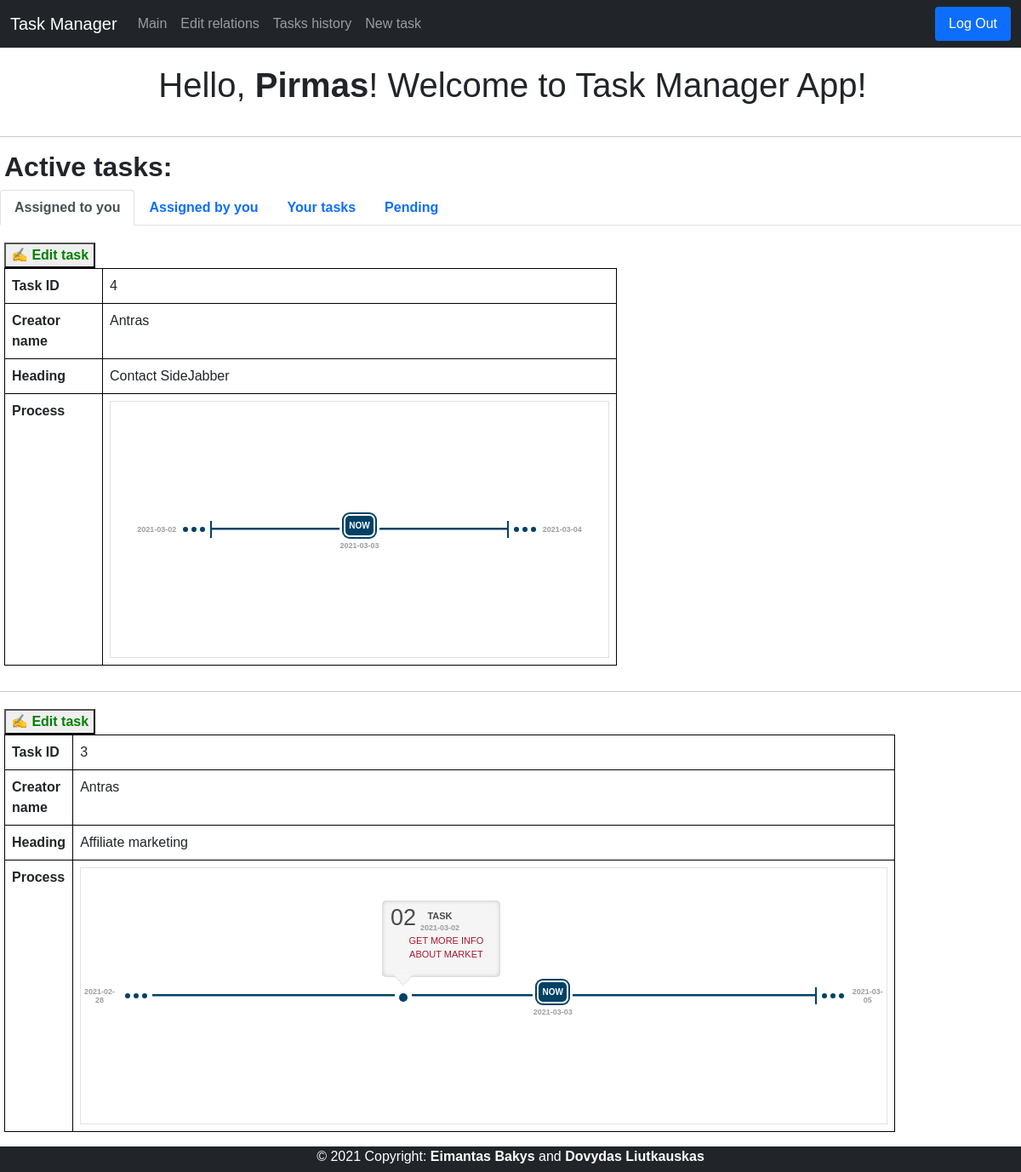
The page / (signed in) on the database its author committed.
### tables this page shows
CREATE TABLE users(user_id INTEGER PRIMARY KEY, name TEXT NOT NULL UNIQUE, hash TEXT NOT NULL, position TEXT, company TEXT, administrator INTEGER);

CREATE TABLE tasks(id INTEGER PRIMARY KEY, creator_id INTEGER, executor_id INTEGER, heading TEXT, description TEXT, creation_date TIMESTAMP, deadline_date TIMESTAMP, status INTEGER, pending INTEGER);

CREATE TABLE task_stages(id INTEGER PRIMARY KEY, task_id INTEGER, heading TEXT, description TEXT, date TIMESTAMP);

### application.py (the view, shortened to what this page needs)
@app.route("/", methods=["GET", "POST"])
def index():
    if request.method == "GET":
        if session.get("user_id") is None:
            return redirect("/login")
        else:
            connection = sqlite3.connect('data.db')
            db = connection.cursor()
            db.execute("SELECT * FROM tasks WHERE creator_id = ? ORDER BY deadline_date",
                       (session["user_id"],))
            creator = db.fetchall()
            db.execute(
                "SELECT SUM(pending) FROM tasks WHERE creator_id = ?", (session["user_id"],))
            creatorSum = db.fetchone()
            db.execute(
                "SELECT SUM(pending) FROM tasks WHERE executor_id = ?", (session["user_id"],))
            executorSum = db.fetchone()
            db.execute("SELECT * FROM tasks WHERE executor_id = ? ORDER BY deadline_date",
                       (session["user_id"],))
            executor = db.fetchall()
            db.execute("SELECT name FROM users WHERE user_id = ?",
                       (session["user_id"],))
            nameList = db.fetchone()
            name = nameList[0]
            db.execute("SELECT * FROM users")
            users = db.fetchall()
            db.execute("SELECT id, creator_id, executor_id, heading, description, creation_date, deadline_date, status, julianday(deadline_date) - julianday(creation_date) FROM tasks WHERE creator_id = ? OR executor_id = ? ORDER BY creation_date DESC",
                       (session["user_id"], session["user_id"]))
            rows = db.fetchall()
            db.execute("SELECT * FROM users")
            users = db.fetchall()
            db.execute("SELECT * FROM task_stages")
            task_stages = db.fetchall()
            now = date.today()
            db.execute(
                "SELECT julianday(?) - julianday(creation_date), id FROM tasks WHERE creator_id = ? OR executor_id = ? ORDER BY creation_date DESC",
                (now, session["user_id"], session["user_id"]))
            today = db.fetchall()
            db.execute(
                "SELECT julianday(task_stages.date) - julianday(tasks.creation_date), task_stages.id, task_stages.task_id, task_stages.heading, task_stages.description, task_stages.date  FROM tasks INNER JOIN task_stages ON tasks.id = task_stages.task_id")
            durations_and_stages = db.fetchall()
            return render_template("index.html", creator=creator, executor=executor, name=name, creatorSum=creatorSum, executorSum=executorSum, users=users, rows=rows, today=today, task_stages=task_stages, durations_and_stages=durations_and_stages, now=now)

### templates/index.html (shortened to what this page needs)
{% extends "layout.html" %}
{% block main %}
<head>
</head>
<h1 class="pageTitle">Hello, <b>{{ name }}</b>! Welcome to Task Manager App!</h1>
<hr>
<h2 style="margin-left: 5px;"><b>Active tasks:</b></h2>
<nav>
    <div class="nav nav-tabs" id="nav-tab" role="tablist">
        <button class="nav-link active" id="nav-executor-tab" data-bs-toggle="tab" data-bs-target="#nav-executor"
            type="button" role="tab" aria-controls="nav-executor" aria-selected="true"><b>Assigned to you</b></button>
        <button class="nav-link" id="nav-creator-tab" data-bs-toggle="tab" data-bs-target="#nav-creator" type="button"
            role="tab" aria-controls="nav-creator" aria-selected="false"><b>Assigned by you</b></button>
        <button class="nav-link" id="nav-yourTasks-tab" data-bs-toggle="tab" data-bs-target="#nav-yourTasks"
            type="button" role="tab" aria-controls="nav-yourTasks" aria-selected="false"><b>Your tasks</b></button>
        <button class="nav-link" id="nav-pending-tab" data-bs-toggle="tab" data-bs-target="#nav-pending" type="button"
            role="tab" aria-controls="nav-pending" aria-selected="false"><b>Pending</b></button>
    </div>
</nav>
<div class="tab-content" id="nav-tabContent">
    <div class="tab-pane fade show active" id="nav-executor" role="tabpanel" aria-labelledby="nav-executor-tab">
        {% for row in executor %}
        {% if row[1] != row[2] and row[7] == 0 and row[8] == 0 %}
        <div class="container-2" style="margin-top: 20px;">
            <form action="/" method="POST">
                <button type="submit" name="task_id" value="{{ row[0] }}" class="edit">&#9997; Edit task</button>
                <table class="table">
                    <tr class="borderr">
                        <th scope="col" class="borderName">Task ID</th>
                        <td class="borderr">{{ row[0] }} </td>
                    </tr>
                    <tr class="borderr">
                        <th scope="col" class="borderName">Creator name</th>
                        <td class="borderr">
                            {% for user in users %}
                            {% if user[0] == row[1] %}
                            {{ user[1] }}
                            {% endif %}
                            {% endfor %}
                        </td>
                    </tr>
                    <tr class="borderr">
                        <th scope="col" class="borderName" tyle="white-space: pre-wrap;">Heading</th>
                        <td class="borderr">{{ row[3] }}</td>
                    </tr>
                    {% include 'process.html' %}
                </table>
                <hr>
            </form>
        </div>
        {% endif %}
        {% endfor %}
    </div>
</div>
{% endblock %}

### templates/process.html
<tr class="borderr">
    <th scope="col" class="borderName">Process</th>
    <td class="borderr">
        <center>
            <div class="container-2 pre-line">
                {% for tasks_row in rows %}
                {% if row[0] == tasks_row[0] %}
                {% set duration_days = tasks_row[8] | int %}
                <div class="border">
                    <div class="Timeline">
                        <div class="MonthYear">{{tasks_row[5]}}</div>
                        <svg height="20" width="42">
                            <circle cx="11" cy="10" r="3" fill="#004165" />
                            <circle cx="21" cy="10" r="3" fill="#004165" />
                            <circle cx="31" cy="10" r="3" fill="#004165" />
                            <line x1="41" y1="0" x2="41" y2="20" style="stroke:#004165;stroke-width:2" />
                        </svg>
                        {% for i in range(duration_days) %}
                        {% for t in today %}
                        {% if t[1] == tasks_row[0] %}
                        {% set td = t[0] | int %}
                        {% if td == i%}
                        <div class="event1">
                            <div class="now">
                                NOW
                            </div>
                            <div class="MonthYear">{{now}}</div>
                        </div>
                        {% endif %}
                        {% endif %}
                        {% endfor %}
                        {% for stage in durations_and_stages %}
                        {% if stage[2] == tasks_row[0] %}
                        {% if i == stage[0] %}
                        {% set date = stage[5] %}
                        <div class="event1">
                            <div class="event1Bubble">
                                <div class="eventTime">
                                    <div class="DayDigit">{{ date[-2:]}}</div>
                                    <div class="Day">
                                        TASK
                                        <div class="MonthYear">{{ stage[5] }}</div>
                                    </div>
                                </div>
                                <div class="eventTitle">{{ stage[3] }}</div>
                            </div>
                            <svg height="20" width="20">
                                <circle cx="10" cy="11" r="5" fill="#004165" />
                            </svg>
                        </div>
                        {% endif %}
                        {% endif %}
                        {% endfor %}
                        <svg height="5" width="150">
                            <line x1="0" y1="0" x2="300" y2="0" style="stroke:#004165;stroke-width:5" />
                            Sorry, your browser does not support inline SVG.
                        </svg>
                        {% endfor %}
                        <svg height="20" width="42">
                            <line x1="1" y1="0" x2="1" y2="20" style="stroke:#004165;stroke-width:2" />
                            <circle cx="11" cy="10" r="3" fill="#004165" />
                            <circle cx="21" cy="10" r="3" fill="#004165" />
                            <circle cx="31" cy="10" r="3" fill="#004165" />
                        </svg>
                        <div class="MonthYear">{{tasks_row[6]}}</div>
                    </div>
                </div>
                {% endif %}
                {% endfor %}
            </div>
        </center>
    </td>
</tr>

### static/styles.css (style rules this page uses)
.pageTitle { padding: 20px; text-align: center; margin-left: 5px; }
.table { width: 60%; margin-left: 5px; margin-bottom: 30px; }
.borderr { border: 1px solid black; }
.borderName { width: 16%; }
.edit { margin-left: 5px; font-weight: bold; color: green; }
body { font-family: Verdana, Geneva, Tahoma, sans-serif }
.Timeline { display: flex; align-items: center; height: 300px; justify-content: center; }
.event1, .event2, .event3 { position: relative; }
.event1Bubble { position: absolute; background-color: rgba(158, 158, 158, 0.1); width: 139px; height: 90px; top: -100px; left: -15px; border-radius: 5px; box-shadow: inset 0 0 5px rgba(158, 158, 158, 0.64) }
.event1Bubble:after, .event1Bubble:before, .event2Bubble:after, .event2Bubble:before { content: ""; position: absolute; width: 0; height: 0; border-style: solid; border-color: transparent; border-bottom: 0; }
.event1Bubble:before { bottom: -10px; left: 13px; border-top-color: rgba(222, 222, 222, 0.66); border-width: 12px; }
.event1Bubble:after { bottom: -8px; left: 13px; border-top-color: #F6F6F6; border-width: 12px; }
.eventTime { display: flex; }
.DayDigit { font-size: 27px; font-family: "Arial Black", Gadget, sans-serif; margin-left: 10px; color: #4C4A4A; }
.Day { font-size: 11px; margin-left: 5px; font-weight: bold; margin-top: 10px; font-family: Arial, Helvetica, sans-serif; color: #4C4A4A; }
.MonthYear { font-weight: 600; line-height: 10px; color: #9E9E9E; font-size: 9px; }
.eventTitle { font-family: "Arial Black", Gadget, sans-serif; color: #a71930; font-size: 11px; text-transform: uppercase; display: flex; flex: 1; align-items: center; margin-left: 12px; margin-top: -2px; }
.now { background-color: #004165; color: white; border-radius: 7px; margin: 5px; padding: 4px; font-size: 10px; font-family: Arial, Helvetica, sans-serif; border: 2px solid white; font-weight: bold; box-shadow: 0 0 0 2px #004165 }

### templates/index.html (style rules this page uses)
.Timeline { display: flex; align-items: center; height: 300px; justify-content: center; }
.event1, .event2, .event3 { position: relative; }
.event1Bubble { position: absolute; background-color: rgba(158, 158, 158, 0.1); width: 139px; height: 90px; top: -100px; left: -15px; border-radius: 5px; box-shadow: inset 0 0 5px rgba(158, 158, 158, 0.64) }
.event1Bubble:after, .event1Bubble:before, .event2Bubble:after, .event2Bubble:before { content: ""; position: absolute; width: 0; height: 0; border-style: solid; border-color: transparent; border-bottom: 0; }
.event1Bubble:before { bottom: -10px; left: 13px; border-top-color: rgba(222, 222, 222, 0.66); border-width: 12px; }
.event1Bubble:after { bottom: -8px; left: 13px; border-top-color: #F6F6F6; border-width: 12px; }
.eventTime { display: flex; }
.DayDigit { font-size: 27px; font-family: "Arial Black", Gadget, sans-serif; margin-left: 10px; color: #4C4A4A; }
.Day { font-size: 11px; margin-left: 5px; font-weight: bold; margin-top: 10px; font-family: Arial, Helvetica, sans-serif; color: #4C4A4A; }
.MonthYear { font-weight: 600; line-height: 10px; color: #9E9E9E; font-size: 9px; }
.eventTitle { font-family: "Arial Black", Gadget, sans-serif; color: #a71930; font-size: 11px; text-transform: uppercase; display: flex; flex: 1; align-items: center; margin-left: 12px; margin-top: -2px; }
.now { background-color: #004165; color: white; border-radius: 7px; margin: 5px; padding: 4px; font-size: 10px; font-family: Arial, Helvetica, sans-serif; border: 2px solid white; font-weight: bold; box-shadow: 0 0 0 2px #004165 }

### rows shown on the page
users: name "Pirmas"
tasks: id "4", heading "Contact SideJabber", creation_date "2021-03-02", deadline_date "2021-03-04"
users: name "Antras"
tasks: id "3", heading "Affiliate marketing", creation_date "2021-02-28", deadline_date "2021-03-05"
task_stages: date "02", date "2021-03-02", heading "GET MORE INFO ABOUT MARKET"
